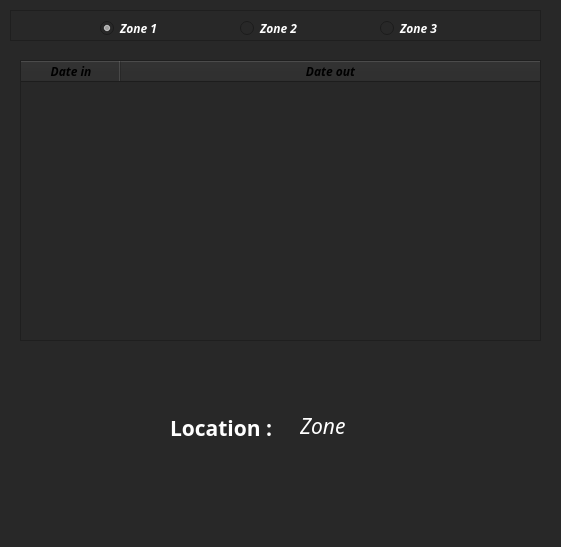
<?xml version="1.0" encoding="UTF-8"?>
<ui version="4.0">
 <class>FormEmpHist</class>
 <widget class="QWidget" name="FormEmpHist">
  <property name="geometry">
   <rect>
    <x>0</x>
    <y>0</y>
    <width>561</width>
    <height>547</height>
   </rect>
  </property>
  <property name="windowTitle">
   <string>Form</string>
  </property>
  <property name="styleSheet">
   <string notr="true">background-color: rgb(40, 40, 40)</string>
  </property>
  <widget class="QTableWidget" name="T_EmpHisto">
   <property name="geometry">
    <rect>
     <x>20</x>
     <y>60</y>
     <width>521</width>
     <height>281</height>
    </rect>
   </property>
   <property name="font">
    <font>
     <family>Berlin Sans FB</family>
     <pointsize>12</pointsize>
    </font>
   </property>
   <property name="autoFillBackground">
    <bool>false</bool>
   </property>
   <property name="styleSheet">
    <string notr="true">color:white;</string>
   </property>
   <property name="selectionMode">
    <enum>QAbstractItemView::SingleSelection</enum>
   </property>
   <property name="selectionBehavior">
    <enum>QAbstractItemView::SelectRows</enum>
   </property>
   <attribute name="horizontalHeaderCascadingSectionResizes">
    <bool>false</bool>
   </attribute>
   <attribute name="horizontalHeaderStretchLastSection">
    <bool>true</bool>
   </attribute>
   <attribute name="verticalHeaderCascadingSectionResizes">
    <bool>false</bool>
   </attribute>
   <attribute name="verticalHeaderStretchLastSection">
    <bool>false</bool>
   </attribute>
   <column>
    <property name="text">
     <string>Date in</string>
    </property>
    <property name="font">
     <font>
      <family>Berlin Sans FB</family>
      <weight>75</weight>
      <italic>true</italic>
      <bold>true</bold>
     </font>
    </property>
    <property name="background">
     <color>
      <red>255</red>
      <green>255</green>
      <blue>255</blue>
     </color>
    </property>
    <property name="foreground">
     <brush brushstyle="SolidPattern">
      <color alpha="255">
       <red>0</red>
       <green>0</green>
       <blue>0</blue>
      </color>
     </brush>
    </property>
   </column>
   <column>
    <property name="text">
     <string>Date out</string>
    </property>
    <property name="font">
     <font>
      <family>Berlin Sans FB</family>
      <weight>75</weight>
      <italic>true</italic>
      <bold>true</bold>
     </font>
    </property>
    <property name="foreground">
     <brush brushstyle="SolidPattern">
      <color alpha="255">
       <red>0</red>
       <green>0</green>
       <blue>0</blue>
      </color>
     </brush>
    </property>
   </column>
  </widget>
  <widget class="QPushButton" name="pushButton">
   <property name="geometry">
    <rect>
     <x>30</x>
     <y>380</y>
     <width>131</width>
     <height>111</height>
    </rect>
   </property>
   <property name="text">
    <string/>
   </property>
   <property name="icon">
    <iconset>
     <normaloff>img/zone.png</normaloff>img/zone.png</iconset>
   </property>
   <property name="iconSize">
    <size>
     <width>100</width>
     <height>100</height>
    </size>
   </property>
   <property name="flat">
    <bool>true</bool>
   </property>
  </widget>
  <widget class="QLabel" name="label">
   <property name="geometry">
    <rect>
     <x>170</x>
     <y>420</y>
     <width>101</width>
     <height>16</height>
    </rect>
   </property>
   <property name="font">
    <font>
     <family>Berlin Sans FB</family>
     <pointsize>16</pointsize>
     <weight>75</weight>
     <bold>true</bold>
    </font>
   </property>
   <property name="styleSheet">
    <string notr="true">color : white</string>
   </property>
   <property name="text">
    <string>Location : </string>
   </property>
  </widget>
  <widget class="QLabel" name="LB_currentZone">
   <property name="geometry">
    <rect>
     <x>300</x>
     <y>418</y>
     <width>81</width>
     <height>16</height>
    </rect>
   </property>
   <property name="font">
    <font>
     <family>Berlin Sans FB</family>
     <pointsize>16</pointsize>
     <italic>true</italic>
    </font>
   </property>
   <property name="styleSheet">
    <string notr="true">color:white;</string>
   </property>
   <property name="text">
    <string>Zone</string>
   </property>
  </widget>
  <widget class="QFrame" name="frame">
   <property name="geometry">
    <rect>
     <x>10</x>
     <y>10</y>
     <width>531</width>
     <height>31</height>
    </rect>
   </property>
   <property name="frameShape">
    <enum>QFrame::StyledPanel</enum>
   </property>
   <property name="frameShadow">
    <enum>QFrame::Raised</enum>
   </property>
   <widget class="QRadioButton" name="RB_zone1">
    <property name="geometry">
     <rect>
      <x>90</x>
      <y>10</y>
      <width>70</width>
      <height>17</height>
     </rect>
    </property>
    <property name="font">
     <font>
      <family>Berlin Sans FB</family>
      <weight>75</weight>
      <italic>true</italic>
      <bold>true</bold>
     </font>
    </property>
    <property name="styleSheet">
     <string notr="true">color: white;</string>
    </property>
    <property name="text">
     <string>Zone 1</string>
    </property>
    <property name="checked">
     <bool>true</bool>
    </property>
   </widget>
   <widget class="QRadioButton" name="RB_zone2">
    <property name="geometry">
     <rect>
      <x>230</x>
      <y>10</y>
      <width>70</width>
      <height>17</height>
     </rect>
    </property>
    <property name="font">
     <font>
      <family>Berlin Sans FB</family>
      <weight>75</weight>
      <italic>true</italic>
      <bold>true</bold>
     </font>
    </property>
    <property name="styleSheet">
     <string notr="true">color: white;</string>
    </property>
    <property name="text">
     <string>Zone 2</string>
    </property>
    <property name="checked">
     <bool>false</bool>
    </property>
   </widget>
   <widget class="QRadioButton" name="RB_zone3">
    <property name="geometry">
     <rect>
      <x>370</x>
      <y>10</y>
      <width>70</width>
      <height>17</height>
     </rect>
    </property>
    <property name="font">
     <font>
      <family>Berlin Sans FB</family>
      <weight>75</weight>
      <italic>true</italic>
      <bold>true</bold>
     </font>
    </property>
    <property name="styleSheet">
     <string notr="true">color: white;
</string>
    </property>
    <property name="text">
     <string>Zone 3</string>
    </property>
    <property name="checked">
     <bool>false</bool>
    </property>
   </widget>
  </widget>
 </widget>
 <resources/>
 <connections/>
</ui>
